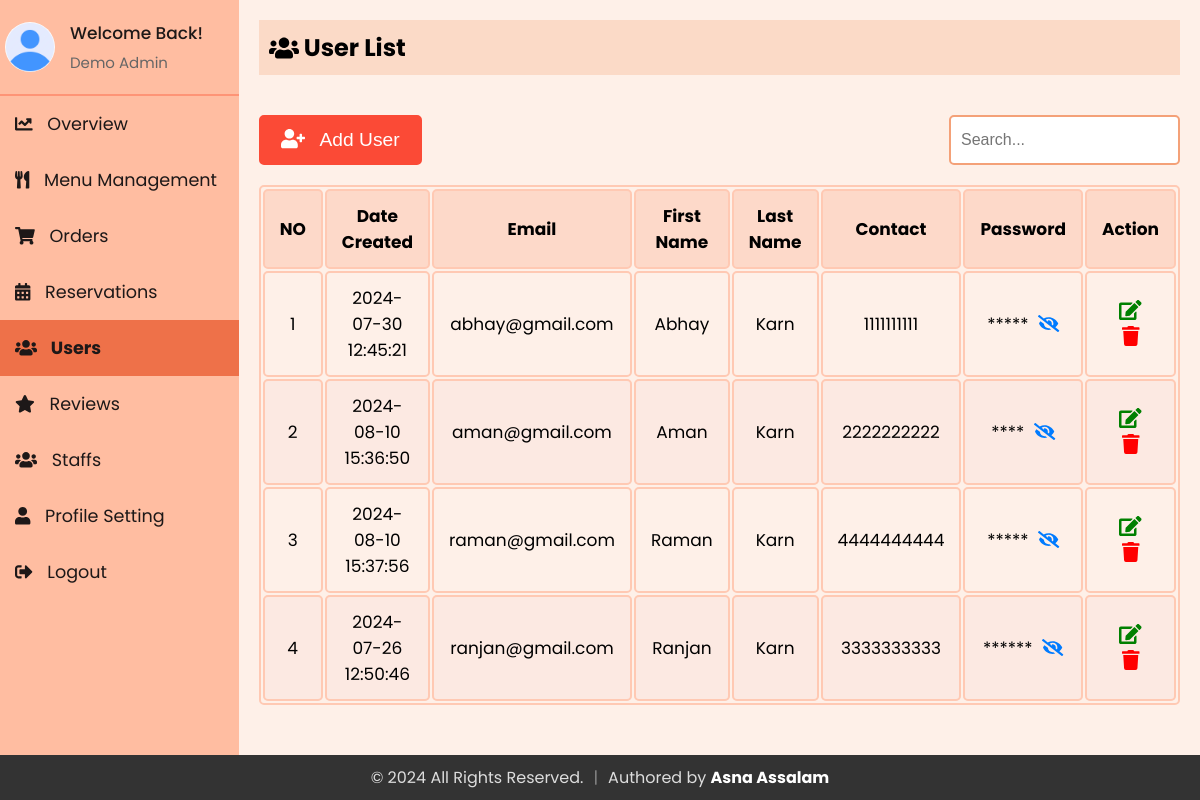
The page /Admin/users.php (signed in) on the database its author committed.
### tables this page shows
CREATE TABLE `staff` (
  `id` int(11) NOT NULL,
  `firstName` varchar(50) NOT NULL,
  `lastName` varchar(50) NOT NULL,
  `email` varchar(100) NOT NULL,
  `contact` varchar(15) DEFAULT NULL,
  `role` enum('superadmin','admin','delivery boy','waiter') NOT NULL,
  `password` varchar(255) NOT NULL,
  `createdAt` timestamp NOT NULL DEFAULT current_timestamp(),
  `updatedAt` timestamp NOT NULL DEFAULT current_timestamp() ON UPDATE current_timestamp(),
  `profile_image` varchar(255) NOT NULL DEFAULT 'default.jpg'
);

CREATE TABLE `users` (
  `email` varchar(255) NOT NULL,
  `firstName` varchar(255) NOT NULL,
  `lastName` varchar(255) NOT NULL,
  `contact` varchar(10) NOT NULL,
  `password` varchar(255) NOT NULL,
  `dateCreated` timestamp NOT NULL DEFAULT current_timestamp(),
  `profile_image` varchar(255) NOT NULL DEFAULT 'default.jpg',
  `is_active` tinyint(1) DEFAULT 1
);

### Admin/sidebar.php (called while the page is built, shortened)
<?php
include 'db_connection.php';
$admin_email = isset($_SESSION['email']) ? $_SESSION['email'] : '';
function getAdminInfo($email)
{
  global $conn;
  $stmt = $conn->prepare("SELECT firstName, lastName, email, profile_image FROM staff WHERE email = ?");
  $stmt->bind_param("s", $email);
  $stmt->execute();
  $stmt->bind_result($firstName, $lastName, $email,  $profile_image);
  return [
    'firstName' => $firstName ?: '',
    'lastName' => $lastName ?: '',
    'email' => $email ?: '',
    'profile_image' => $profile_image ?: 'default.jpg'
  ];
}
$admin_info = getAdminInfo($admin_email);
?>

### Admin/users.php (the view, shortened to what this page needs)
<?php
include 'db_connection.php';
$search = '';
?>
<?php
include 'sidebar.php';
?>
<!DOCTYPE html>
<html lang="en">
<head>
  <link rel="stylesheet" href="https://cdnjs.cloudflare.com/ajax/libs/font-awesome/5.15.3/css/all.min.css">
  <link rel="stylesheet" href="admin_user.css">
  <link rel="stylesheet" href="sidebar.css">
</head>
<body>
  <div class="sidebar">
    <div class="profile-section">
      <img src="../uploads/<?php echo htmlspecialchars($admin_info['profile_image']); ?>" alt="Profile Picture">
      <div class="info">
        <h3>Welcome Back!</h3>
        <p><?php echo htmlspecialchars($admin_info['firstName']) . ' ' . htmlspecialchars($admin_info['lastName']); ?></p>
      </div>
    </div>
    <ul>
      <li><a href="index.php"><i class="fas fa-chart-line" style="margin-right: 10px;"></i> Overview</a></li>
      <li><a href="admin_menu.php" ><i class="fas fa-utensils" style="margin-right: 10px;"></i> Menu Management</a></li>
      <li><a href="admin_orders.php"><i class="fas fa-shopping-cart" style="margin-right: 10px;"></i> Orders</a></li>
      <li><a href="reservations.php"><i class="fas fa-calendar-alt" style="margin-right: 10px;"></i> Reservations</a></li>
      <li><a href="users.php" class="active"><i class="fas fa-users" style="margin-right: 10px;"></i> Users</a></li>
      <li><a href="reviews.php"><i class="fas fa-star" style="margin-right: 10px;"></i> Reviews</a></li>
      <li><a href="staffs.php" ><i class="fas fa-users" style="margin-right: 10px;"></i> Staffs</a></li>
      <li><a href="profile.php"><i class="fas fa-user" style="margin-right: 10px;"></i> Profile Setting</a></li>
      <li style="margin-right: 10px;"><a href="logout.php"><i class="fas fa-sign-out-alt" style="margin-right: 10px;"></i> Logout</a></li>
    </ul>
  </div>
  <div class="content">
    <div class="header">
      <h2><i class="fas fa-users"></i>&nbsp;User List</h2>
    </div>
    <div class="actions">
      <button onclick="openaddUserModal()"><i class="fas fa-user-plus"></i> &nbsp; Add User</button>
      <form method="POST" id="searchForm" class="search-bar">
        <input type="text" name="search" placeholder="Search..." value="<?php echo htmlspecialchars($search); ?>">
      </form>
    </div>
    <table id="userTable">
      <thead>
        <tr>
          <th>NO</th>
          <th>Date Created</th>
          <th>Email</th>
          <th>First Name</th>
          <th>Last Name</th>
          <th>Contact</th>
          <th>Password</th>
          <th>Action</th>
        </tr>
      </thead>
      <tbody>
        <?php
        $sql = "SELECT * FROM users";
        $result = $conn->query($sql);
        if ($result->num_rows > 0) {
          $counter = 1;
          while ($row = $result->fetch_assoc()) {
            $passwordMasked = str_repeat('*', strlen($row['password']));
            echo "<tr>
                      <td>{$counter}</td>
                      <td>{$row['dateCreated']}</td>
                      <td>{$row['email']}</td>
                      <td>{$row['firstName']}</td>
                      <td>{$row['lastName']}</td>
                      <td>{$row['contact']}</td>
                      <td>
                          <span class='password-masked'>{$passwordMasked}</span>
                          <span class='password-visible' style='display: none;'>{$row['password']}</span>
                          <i class='fas fa-eye-slash toggle-password' onclick='togglePassword(this)'></i>
                      </td>
                      <td>
                          <button id='editbtn' onclick='openEditUserModal(this)' data-email='{$row['email']}' data-firstname='{$row['firstName']}' data-lastname='{$row['lastName']}' data-contact='{$row['contact']}' data-password='{$row['password']}'><i class='fas fa-edit'></i></button>
                          <button id='deletebtn' onclick=\"deleteItem('{$row['email']}')\"><i class='fas fa-trash'></i></button>
                      </td>
                  </tr>";
            $counter++;
          }
        } else {
          echo "<tr><td colspan='8' style='text-align: center;'>No Users Found</td></tr>";
        }
        ?>
      </tbody>
    </table>
  </div>
</body>
</html>

### Admin/admin_user.css (style rules this page uses)
* { margin: 0; padding: 0; }
body { background: #fef0e8; font-family: "Poppins", sans-serif; margin: 0; }
.content { margin-bottom: 40px; }
.actions { display: flex; justify-content: space-between; align-items: center; margin-top: 40px; margin-bottom: 20px; }
#userTable td { position: relative; }
#userTable .fa-eye, #userTable .fa-eye-slash { cursor: pointer; margin-left: 5px; color: #007bff; }
.search-bar input { padding: 14px 10px; font-size: 16px; border-radius: 5px; border: 2px solid #f4a178; cursor: pointer; outline: none; }
.header { padding: 10px; background-color: #fbdac7; margin-bottom: 20px; display: flex; align-items: center; }
table { width: 100%; border: 2px solid #ffc9b3; font-size: 17px; text-align: center; cursor: pointer; border-radius: 5px; }
table th, table td { padding: 12px 15px; border: 2px solid #ffc9b3; border-radius: 5px; }
table th { background-color: #fdd9c9; }
table tr:nth-of-type(even) { background-color: #fce9e2; }
button { background-color: #fb4a36; color: white; border: 2px solid #fb4a36; padding: 12px 20px; cursor: pointer; border-radius: 5px; transition: all 0.3s ease; font-size: 1.2rem; }
#editbtn, #deletebtn { font-size: 20px; background: none; border: none; padding: 0 0 0 0; outline: none; cursor: pointer; padding: 0 5px 0 5px; }
#editbtn { color: green; }
#deletebtn { color: red; }
.sidebar ul li a.active { font-weight: bold; }

### Admin/sidebar.css (style rules this page uses)
* { margin: 0; padding: 0; box-sizing: border-box; }
body { background: #fef0e8; font-family: "Poppins", sans-serif; display: flex; flex-direction: row; margin: 0; }
.sidebar { width: 250px; background-color: #ffbda1; color: #1d1818; overflow: auto; position: relative; min-height: 100vh; font-size: 1.1rem }
.sidebar ul li a { display: block; padding: 15px; text-decoration: none; color: #1d1818; transition: background-color 0.3s; }
.sidebar ul li a.active { background-color:#ee7149; font-weight: bold; }
.sidebar ul { list-style-type: none; padding: 0; }
.content { flex: 1; padding: 20px; }
.header { padding: 10px; background-color: #fbdac7; margin-bottom: 20px; display: flex; align-items: center; }
.header h2 { display: flex; align-items: center; }
.profile-section { padding: 20px 5px 20px 5px; display: flex; align-items: center; border-bottom: 2px solid rgba(253, 108, 77, 0.5); }
.profile-section img { width: 50px; height: 50px; border-radius: 50%; margin-right: 15px; }
.profile-section .info { flex-grow: 1; }
.profile-section .info h3 { margin: 0; font-size: 17px; font-weight: 500; }
.profile-section .info p { margin: 5px 0 0; font-size: 15px; color: #666; }
.sidebar ul li a.active { font-weight: bold; }

### Admin/users.php (style rules this page uses)
.sidebar ul li a.active { font-weight: bold; }

### rows shown on the page
staff: profile_image (placeholder picture), firstName "Demo", lastName "Admin"
users: dateCreated "2024-07-30 12:45:21", email "abhay@gmail.com", firstName "Abhay", lastName "Karn", contact "1111111111", password "*****"
users: dateCreated "2024-08-10 15:36:50", email "aman@gmail.com", firstName "Aman", lastName "Karn", contact "2222222222", password "****"
users: dateCreated "2024-08-10 15:37:56", email "raman@gmail.com", firstName "Raman", lastName "Karn", contact "4444444444", password "*****"
users: dateCreated "2024-07-26 12:50:46", email "ranjan@gmail.com", firstName "Ranjan", lastName "Karn", contact "3333333333", password "******"
